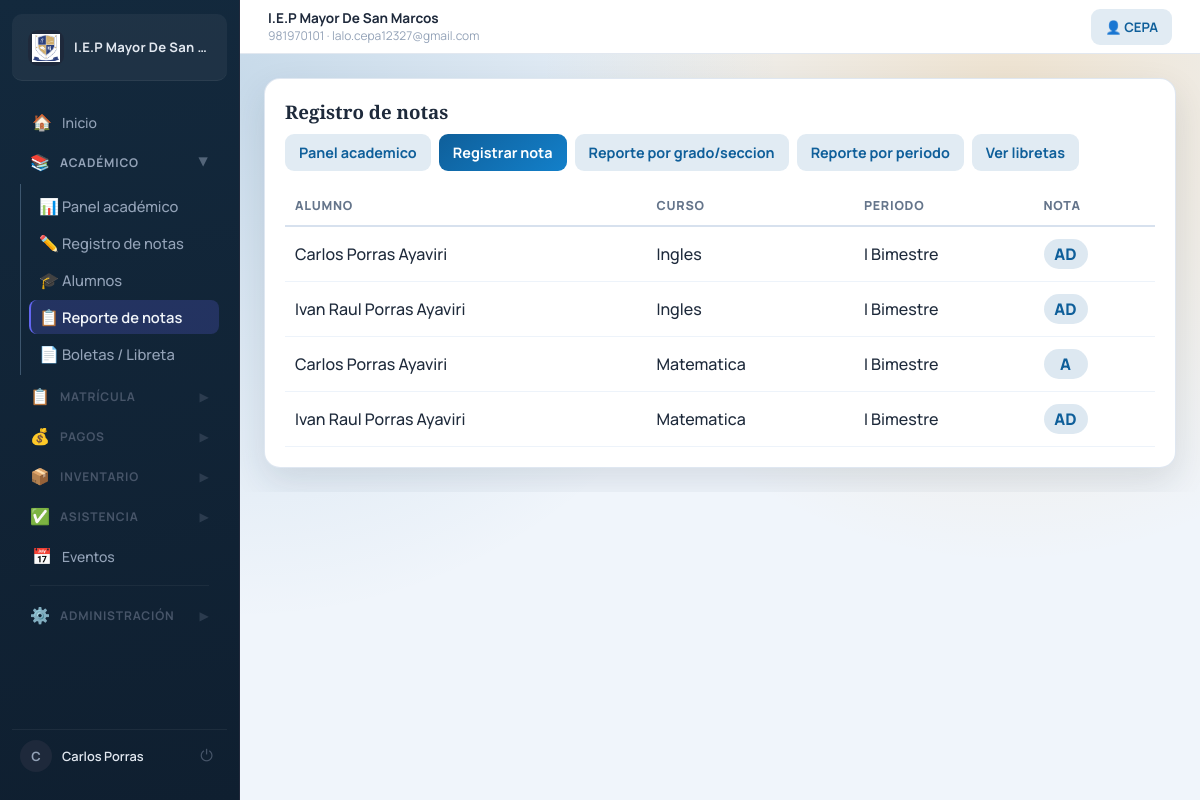
Page /grades/ (signed in) on the earlier database version.
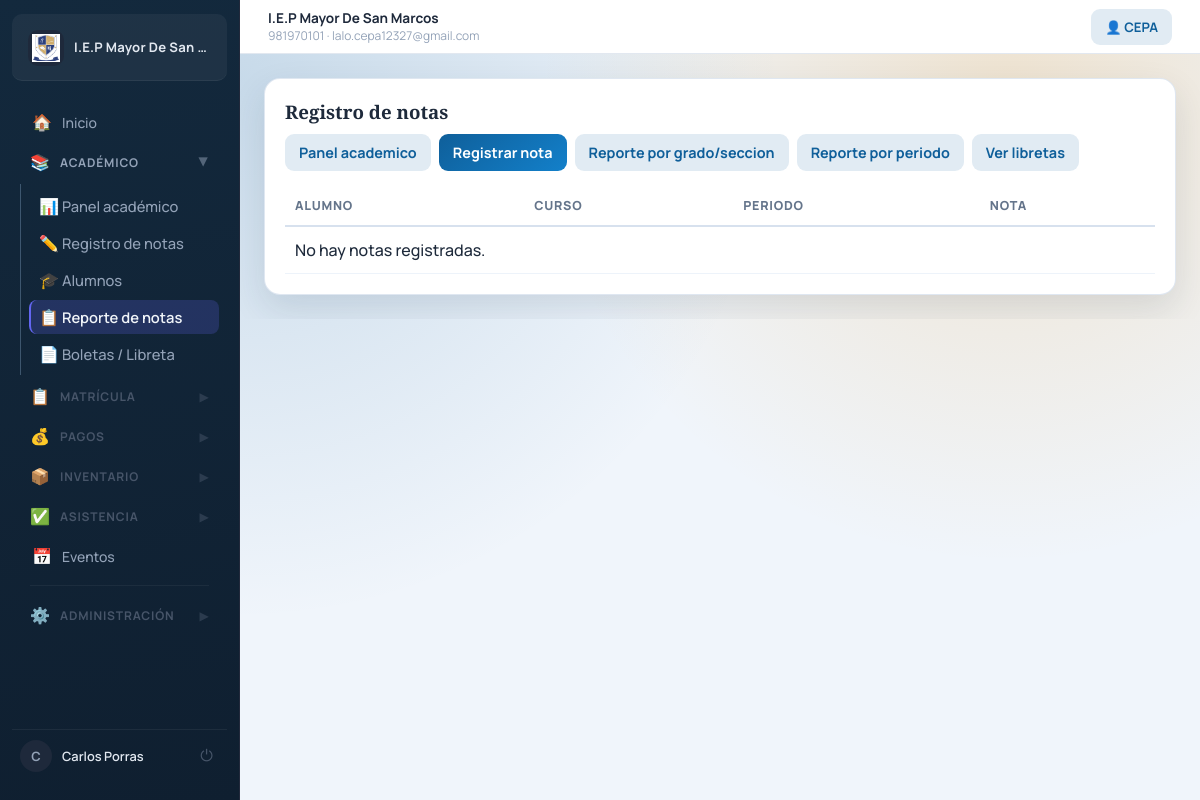
Same page on the later database version.
### schools/models.py (models this page shows, shortened)
class School(models.Model):
    name = models.CharField(max_length=255)
    logo = models.FileField(upload_to='school_logos/', blank=True, null=True)
    address = models.TextField()
    phone = models.CharField(max_length=20)
    email = models.EmailField()
    ruc = models.CharField(max_length=11, blank=True, null=True, verbose_name="RUC")
    pension_price = models.DecimalField(max_digits=10, decimal_places=2, default=200.00, verbose_name="Costo de Pension")
    enrollment_price = models.DecimalField(max_digits=10, decimal_places=2, default=300.00, verbose_name="Costo de Matricula")
    supplies_price = models.DecimalField(max_digits=10, decimal_places=2, default=50.00, verbose_name="Costo de Material Escolar")
    created_at = models.DateTimeField(auto_now_add=True)

### accounts/models.py (models this page shows, shortened)
class User(AbstractUser):
    ROLE_CHOICES = (
        ('admin', 'Administrador'),
        ('director', 'Director'),
        ('teacher', 'Docente'),
        ('secretary', 'Secretaria'),
        ('parent', 'Padre'),
    )
    role = models.CharField(max_length=20, choices=ROLE_CHOICES)
    phone = models.CharField(max_length=15, blank=True, null=True)
    profile_picture = models.ImageField(upload_to='profile_pics/', blank=True, null=True, verbose_name='Foto de Perfil')
    teaching_grade = models.ForeignKey(
        'academic.Grade',
        on_delete=models.SET_NULL,
        blank=True,
        null=True,
        related_name='teachers',
    )
    teaching_section = models.ForeignKey(
        'academic.Section',
        on_delete=models.SET_NULL,
        blank=True,
        null=True,
        related_name='teachers_by_section',
    )
    is_polyteacher = models.BooleanField(default=False, verbose_name='Es polidocente')
    poly_course = models.ForeignKey(
        'academic.Course',
        on_delete=models.SET_NULL,
        blank=True,
        null=True,
        related_name='poly_teachers_assigned',
        verbose_name='Curso de polidocencia',
    )
    teaching_courses = models.ManyToManyField(
        'academic.Course',
        blank=True,
        related_name='poly_teachers',
        verbose_name='Cursos que ensena (polidocente) - MULTIPLES',
    )
    teaching_grades = models.ManyToManyField(
        'academic.Grade',
        blank=True,
        related_name='poly_teachers_grades',
        verbose_name='Grados que ensena (polidocente)',
    )
    teaching_sections = models.ManyToManyField(
        'academic.Section',
        blank=True,
        related_name='poly_teachers_sections',
        verbose_name='Secciones que ensena (polidocente)',
    )

### academic/models.py (models this page shows, shortened)
class GradeRecord(models.Model):
    enrollment = models.ForeignKey('enrollment.Enrollment', on_delete=models.CASCADE)
    course = models.ForeignKey(Course, on_delete=models.CASCADE)
    period = models.ForeignKey(Period, on_delete=models.CASCADE)
    GRADE_SCALE = (
        ('AD', 'AD'),
        ('A', 'A'),
        ('B', 'B'),
        ('C', 'C'),
    )
    grade = models.CharField(max_length=2, choices=GRADE_SCALE, default='A')
    class Meta:
        unique_together = ('enrollment', 'course', 'period')

class Course(models.Model):
    name = models.CharField(max_length=100)
    is_poly_course = models.BooleanField(default=False, verbose_name="¿Es curso de polidocencia?")
    grades = models.ManyToManyField(
        Grade,
        blank=True,
        related_name='courses',
        verbose_name='Grados',
    )

class Period(models.Model):
    name = models.CharField(max_length=50)  # Ej: Bimestre 1
    academic_year = models.ForeignKey(AcademicYear, on_delete=models.CASCADE)
    start_date = models.DateField(null=True)
    end_date = models.DateField(null=True)
    is_active = models.BooleanField(default=False)
    class Meta:
        ordering = ('-academic_year__year', 'start_date', 'name')
        constraints = [
            models.UniqueConstraint(
                fields=['is_active'],
                condition=Q(is_active=True),
                name='unique_active_period',
            ),
            models.UniqueConstraint(
                fields=['academic_year', 'name'],
                name='unique_period_name_per_year',
            ),
        ]

### enrollment/models.py (models this page shows, shortened)
class Enrollment(models.Model):
    STATUS = (
        ('active', 'Activo'),
        ('retired', 'Retirado'),
        ('transferred', 'Trasladado'),
        ('finished', 'Finalizado'),
    )
    student = models.ForeignKey(Student, on_delete=models.CASCADE)
    academic_year = models.ForeignKey(AcademicYear, on_delete=models.CASCADE)
    section = models.ForeignKey(Section, on_delete=models.CASCADE)
    status = models.CharField(max_length=20, choices=STATUS, default='active')
    enrolled_at = models.DateTimeField(auto_now_add=True)

### students/models.py (models this page shows)
class Student(models.Model):
    dni = models.CharField(max_length=8, unique=True)
    first_name = models.CharField(max_length=150)
    last_name = models.CharField(max_length=150)
    birth_date = models.DateField(null=True, blank=True)
    address = models.TextField(blank=True, default='')
    parent_name = models.CharField(max_length=150, blank=True, default='')
    parent_phone = models.CharField(max_length=15, blank=True, default='')
    father_name = models.CharField(max_length=150, blank=True, default='')
    mother_name = models.CharField(max_length=150, blank=True, default='')
    father_phone = models.CharField(max_length=15, blank=True, default='')
    mother_phone = models.CharField(max_length=15, blank=True, default='')
    def __str__(self):
        return f"{self.first_name} {self.last_name}"

### academic/views.py (the view)
# urls.py: path('', grade_list, name='grade_list'),
@role_required('admin', 'director', 'teacher')
def grade_list(request):
    grades = GradeRecord.objects.select_related(
        'enrollment__student',
        'course',
        'period'
    ).order_by('enrollment__student__last_name', 'course__name', 'period__name')
    if request.user.role == 'teacher' and not request.user.is_superuser:
        assigned_course_ids = TeacherCourseAssignment.objects.filter(
            teacher=request.user
        ).values_list('course_id', flat=True)
        grades = grades.filter(course_id__in=assigned_course_ids)
    return render(request, 'academic/grade_list.html', {
        'grades': grades
    })

### academic/templates/academic/grade_list.html (shortened to what this page needs)
{% extends 'base.html' %}
{% block content %}
<section class="card">
    <div class="section-head">
        <h1>Registro de notas</h1>
        <div class="action-row">
            <a href="{% url 'academic_dashboard' %}" class="btn btn-subtle">Panel academico</a>
            <a href="{% url 'grade_create' %}" class="btn btn-primary">Registrar nota</a>
            <a href="{% url 'course_report' %}" class="btn btn-subtle">Reporte por grado/seccion</a>
            <a href="{% url 'period_report' %}" class="btn btn-subtle">Reporte por periodo</a>
            <a href="{% url 'report_card' %}" class="btn btn-subtle">Ver libretas</a>
        </div>
    </div>
    <div class="table-wrap">
        <table>
            <thead>
                <tr>
                    <th>Alumno</th>
                    <th>Curso</th>
                    <th>Periodo</th>
                    <th>Nota</th>
                </tr>
            </thead>
            <tbody>
                {% for g in grades %}
                    <tr>
                        <td>{{ g.enrollment.student }}</td>
                        <td>{{ g.course.name }}</td>
                        <td>{{ g.period.name }}</td>
                        <td><span class="badge">{{ g.grade }}</span></td>
                    </tr>
                {% empty %}
                    <tr>
                        <td colspan="4">No hay notas registradas.</td>
                    </tr>
                {% endfor %}
            </tbody>
        </table>
    </div>
</section>
{% endblock %}

### accounts/templates/base.html (shortened to what this page needs)
{% load static %}
<!DOCTYPE html>
<html lang="es">
<head>
    <link rel="stylesheet" href="{% static 'accounts/site.css' %}?v=20260222-6">
</head>
<body data-url-name="{{ request.resolver_match.url_name }}">
    {% if request.user.is_authenticated %}
    <div class="app-shell">
        <aside class="sidebar" id="sidebar">
            <a class="brand" href="{% url 'dashboard' %}">
                <span class="brand-media">
                    {% if system_school and system_school.logo %}
                        <img class="brand-logo" src="{{ system_school.logo.url }}" alt="Logo">
                    {% else %}
                        <span class="brand-mark">GE</span>
                    {% endif %}
                </span>
                <span class="brand-text">{{ system_school.name|default:"Gestión Escolar" }}</span>
            </a>
            <nav class="side-menu">
                {% if request.user.role == 'teacher' and not request.user.is_superuser %}
                    <a href="{% url 'teacher_dashboard' %}" {% if request.resolver_match.url_name == 'teacher_dashboard' %}class="active"{% endif %}>
                        <span class="nav-icon">🏠</span> Inicio
                    </a>
                {% elif request.user.role == 'secretary' and not request.user.is_superuser %}
                    <a href="{% url 'secretary_dashboard' %}" {% if request.resolver_match.url_name == 'secretary_dashboard' %}class="active"{% endif %}>
                        <span class="nav-icon">🏠</span> Inicio
                    </a>
                {% else %}
                    <a href="{% url 'dashboard' %}" {% if request.resolver_match.url_name == 'dashboard' %}class="active"{% endif %}>
                        <span class="nav-icon">🏠</span> Inicio
                    </a>
                {% endif %}
                {% if request.user.role != 'parent' and request.user.role != 'secretary' or request.user.is_superuser %}
                <details class="menu-group" data-urls="academic_dashboard course_management grade_management section_management teacher_competency_gradebook student_list grade_list course_report period_report report_card student_report">
                    <summary>
                        <span class="nav-icon">📚</span> Académico
                        <span class="chevron">▶</span>
                    </summary>
                    <div class="menu-links">
                        {% if request.user.role == 'admin' or request.user.role == 'director' or request.user.is_superuser %}
                            <a href="{% url 'academic_dashboard' %}" {% if request.resolver_match.url_name == 'academic_dashboard' %}class="active"{% endif %}>
                                <span class="nav-icon">📊</span> Panel académico
                            </a>
                        {% endif %}
                        <a href="{% url 'teacher_competency_gradebook' %}" {% if request.resolver_match.url_name == 'teacher_competency_gradebook' %}class="active"{% endif %}>
                            <span class="nav-icon">✏️</span> Registro de notas
                        </a>
                        <a href="{% url 'student_list' %}" {% if request.resolver_match.url_name == 'student_list' %}class="active"{% endif %}>
                            <span class="nav-icon">🎓</span> {% if request.user.role == 'teacher' and not request.user.is_superuser %}Mis alumnos{% else %}Alumnos{% endif %}
                        </a>
                        <a href="{% url 'grade_list' %}" {% if request.resolver_match.url_name == 'grade_list' %}class="active"{% endif %}>
                            <span class="nav-icon">📋</span> Reporte de notas
                        </a>
                        <a href="{% url 'report_card' %}" {% if request.resolver_match.url_name == 'report_card' %}class="active"{% endif %}>
                            <span class="nav-icon">📄</span> Boletas / Libreta
                        </a>
                    </div>
                </details>
                {% endif %}
                {% if request.user.role == 'admin' or request.user.role == 'director' or request.user.role == 'secretary' or request.user.is_superuser %}
                <details class="menu-group" data-urls="enrollment_dashboard enrollment_list enrollment_detail enrollment_renew enrollment_history">
                    <summary>
                        <span class="nav-icon">📋</span> Matrícula
                        <span class="chevron">▶</span>
                    </summary>
                </details>
                {% endif %}
                {% if request.user.role == 'admin' or request.user.role == 'director' or request.user.role == 'secretary' or request.user.role == 'parent' or request.user.is_superuser %}
                <details class="menu-group" data-urls="account_status payment_history finance_dashboard payment_create debtors_report monthly_report cash_report secretary_dashboard">
                    <summary>
                        <span class="nav-icon">💰</span> Pagos
                        <span class="chevron">▶</span>
                    </summary>
                </details>
                {% endif %}
                {% if request.user.role == 'admin' or request.user.role == 'director' or request.user.role == 'secretary' or request.user.is_superuser %}
                <details class="menu-group" data-urls="inventory_list product_create product_edit stock_adjust inventory_sale movement_history movement_history_product">
                    <summary>
                        <span class="nav-icon">📦</span> Inventario
                        <span class="chevron">▶</span>
                    </summary>
                </details>
                {% endif %}
                {% if request.user.role != 'parent' and request.user.role != 'secretary' or request.user.is_superuser %}
                <details class="menu-group" data-urls="attendance_dashboard attendance_take attendance_student_history attendance_course_report">
                    <summary>
                        <span class="nav-icon">✅</span> Asistencia
                        <span class="chevron">▶</span>
                    </summary>
                </details>
                {% endif %}
                {% if request.user.role == 'admin' or request.user.role == 'director' or request.user.role == 'teacher' or request.user.is_superuser %}
                <a href="{% url 'events:calendar' %}" {% if request.resolver_match.app_name == 'events' %}class="active"{% endif %}>
                    <span class="nav-icon">📅</span> Eventos
                </a>
                {% endif %}
                {% if request.user.role == 'admin' or request.user.role == 'director' or request.user.is_superuser %}
                <div class="side-divider"></div>
                <details class="menu-group" data-urls="user_management roles_permissions system_config activity_logs">
                    <summary>
                        <span class="nav-icon">⚙️</span> Administración
                        <span class="chevron">▶</span>
                    </summary>
                </details>
                {% endif %}
            </nav>
            <div class="sidebar-footer">
                <div class="user-avatar">{{ request.user.username|first|upper }}</div>
                <div class="user-info">
                    <strong>{{ request.user.get_full_name|default:request.user.username }}</strong>
                </div>
                <form method="post" action="{% url 'logout' %}">
                    <button class="logout-btn" type="submit" title="Cerrar sesión">⏻</button>
                </form>
            </div>
        </aside>
        <section class="workspace">
            <header class="topbar">
                {% if system_school %}
                    <div class="school-meta">
                        <strong>{{ system_school.name }}</strong>
                        <span>{{ system_school.phone }}{% if system_school.email %} · {{ system_school.email }}{% endif %}</span>
                    </div>
                {% else %}
                    <div></div>
                {% endif %}
                <a href="{% url 'user_profile' %}" class="btn btn-subtle" style="font-size:0.82rem;">
                    👤 {{ request.user.username }}
                </a>
            </header>
    {% endif %}
            <main class="container{% if not request.user.is_authenticated %} container-auth{% endif %}">
                {% block content %}{% endblock %}
            </main>
    {% if request.user.is_authenticated %}
        </section>
    </div>
    {% endif %}
</body>
</html>

Differences in the rows shown:
removed GradeRecord: enrollment.student "Carlos Porras Ayaviri", course.name "Ingles", period.name "I Bimestre", grade "AD"
removed GradeRecord: enrollment.student "Ivan Raul Porras Ayaviri", course.name "Ingles", period.name "I Bimestre", grade "AD"
removed GradeRecord: enrollment.student "Carlos Porras Ayaviri", course.name "Matematica", period.name "I Bimestre", grade "A"
removed GradeRecord: enrollment.student "Ivan Raul Porras Ayaviri", course.name "Matematica", period.name "I Bimestre", grade "AD"
Other differences:
text now shown: "No hay notas registradas."
